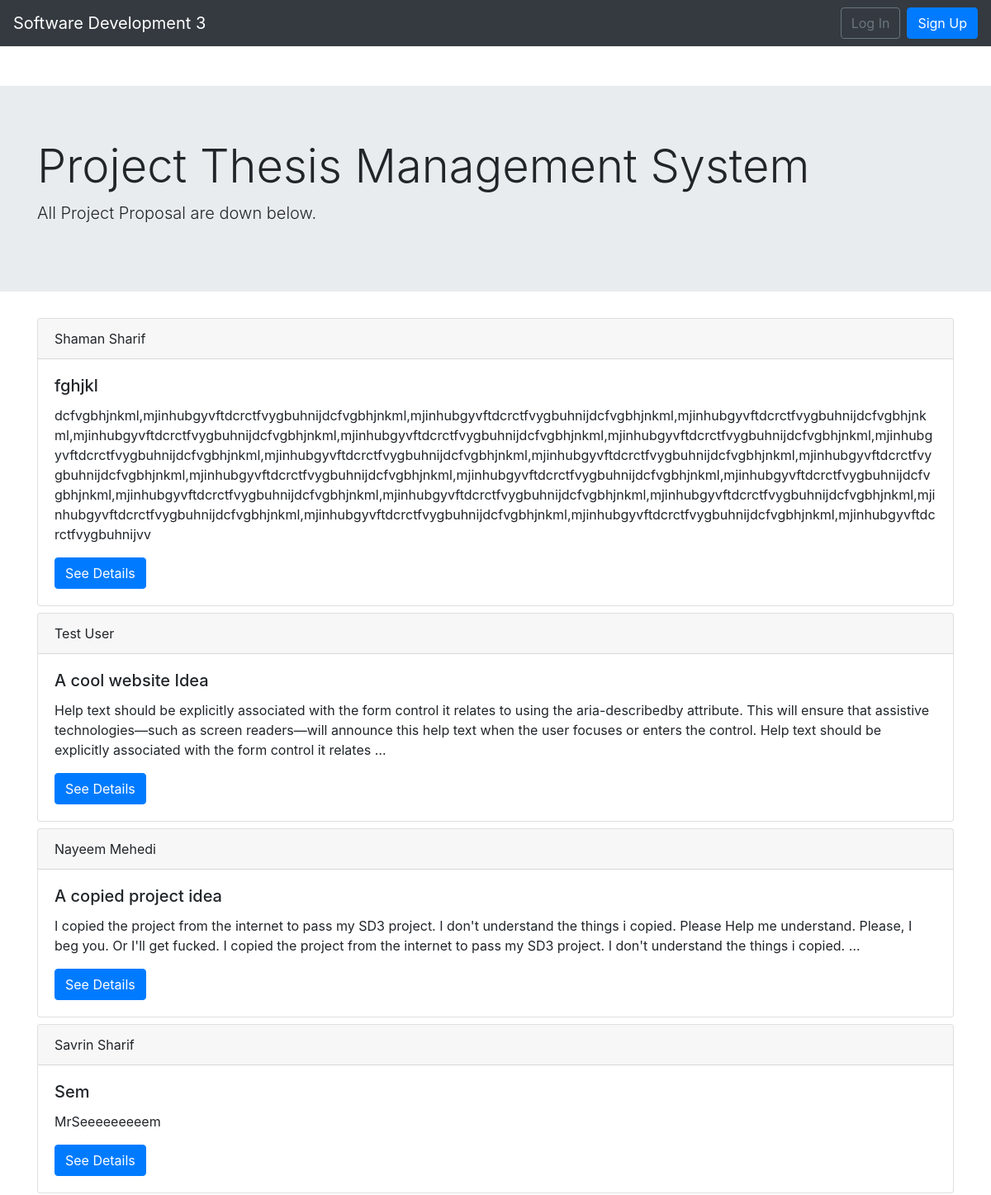
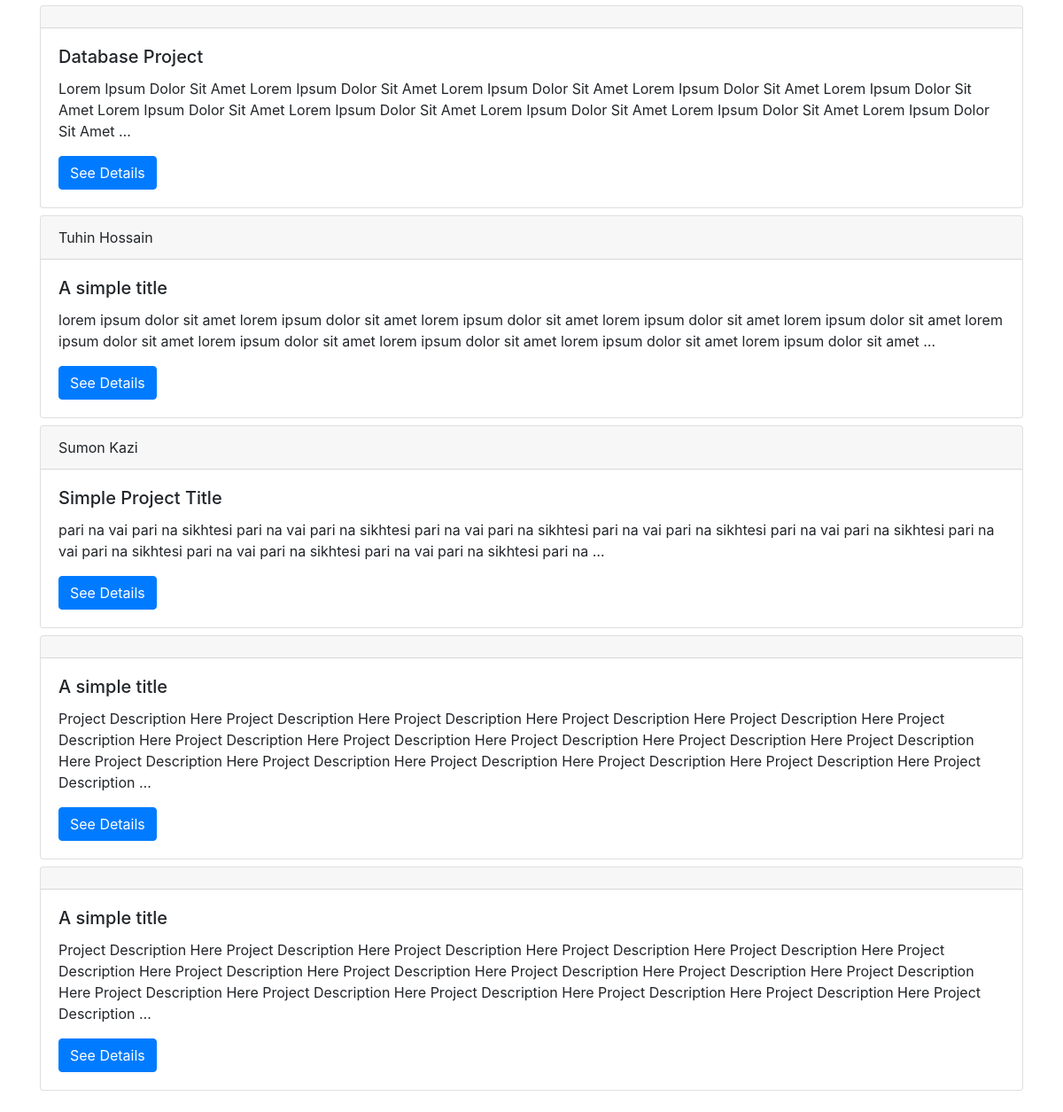
/teacher/ (upper part), run on an earlier commit of the app's database (2 pictures, top to bottom).
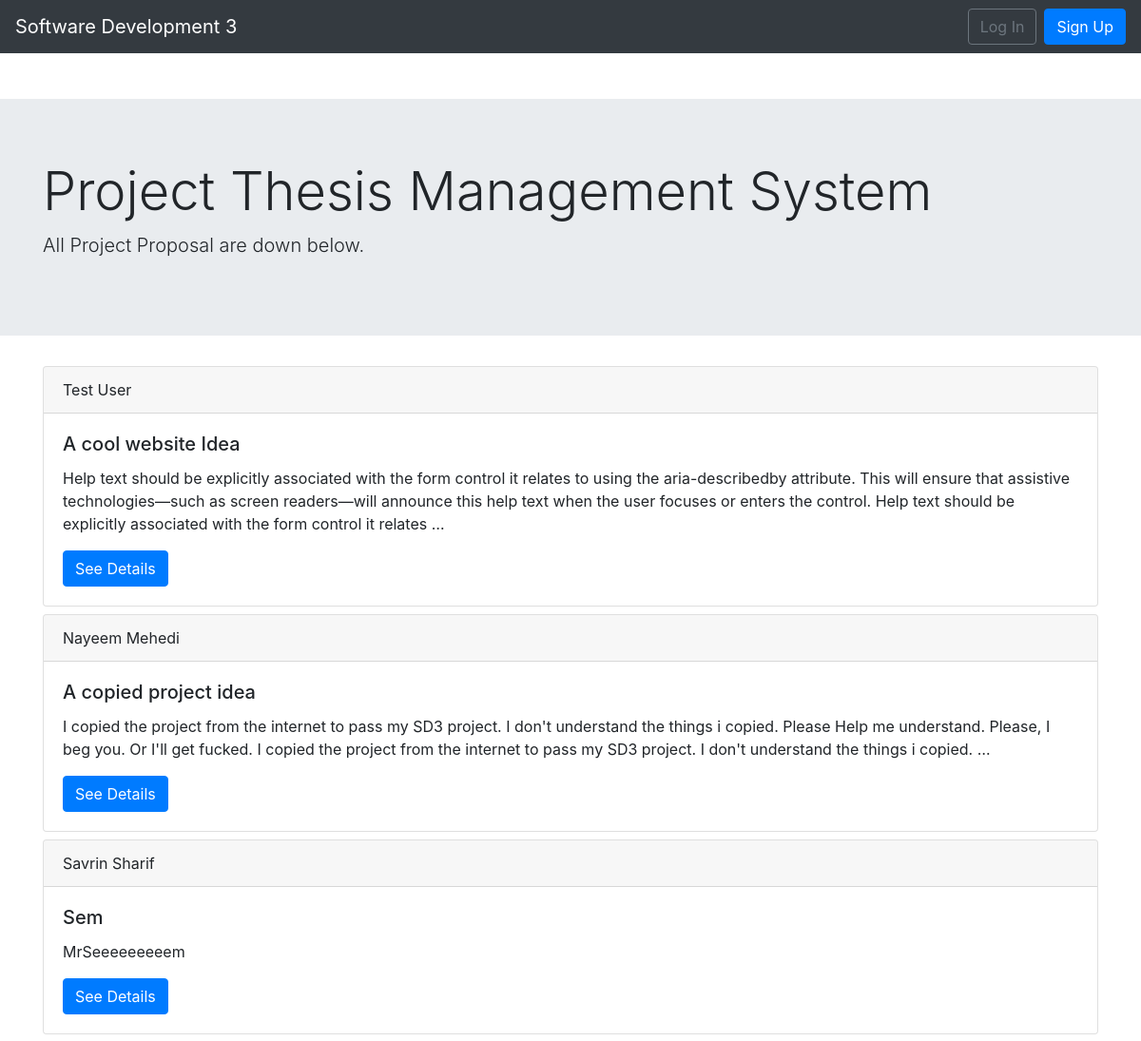
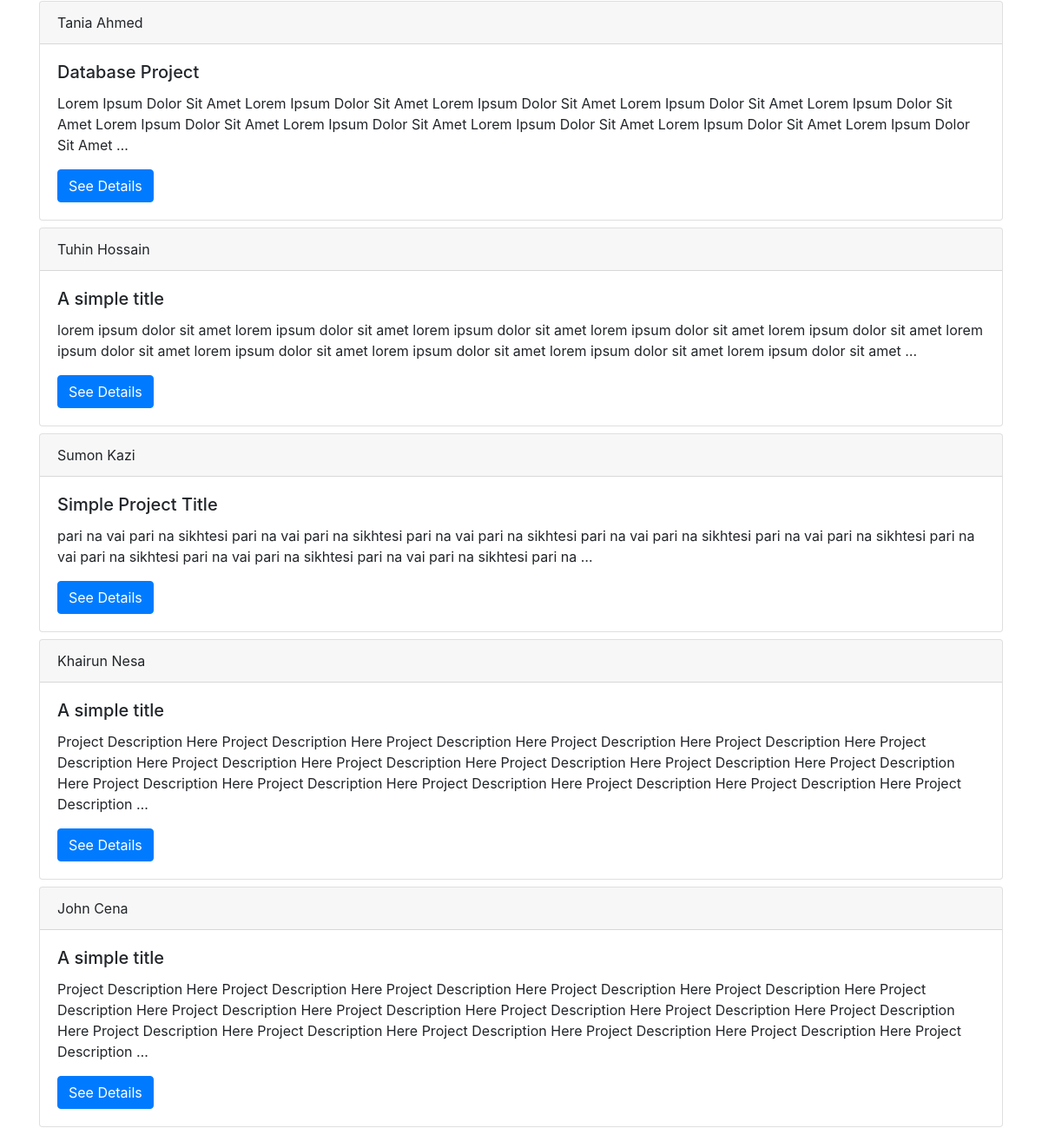
And on a later commit of the database (2 pictures, top to bottom).
### home/models.py (models this page shows, shortened)
class ProjectModel(models.Model):
    student_key = models.OneToOneField(
        'auth.user',
        on_delete=models.CASCADE,
        primary_key=True,
    )
    title = models.CharField(max_length=255)
    subtitle = models.CharField(max_length=255, null=True)
    teacher = models.CharField(
        max_length=255,
        default="",
        null=True,
        blank=True
    )
    description = models.TextField()
    first_def_title = models.CharField(max_length=255, default="Soon")
    first_def_time = models.DateField(null=True, blank=True)
    first_def_desc = models.TextField(default="", null=True, blank=True)
    mid_def_title = models.CharField(max_length=255, default="Soon")
    mid_def_time = models.DateField(null=True, blank=True)
    mid_def_desc = models.TextField(default="", null=True, blank=True)
    final_def_title = models.CharField(max_length=255, default="Soon")
    final_def_time = models.DateField(null=True, blank=True)
    final_def_desc = models.TextField(default="", null=True, blank=True)

### home/views.py (the view)
# urls.py: path('teacher/', TeacherHomeView.as_view(), name='teacher_home'),
class TeacherHomeView(ListView):
    model = ProjectModel
    context_object_name = 'projects'
    template_name = 'teacher/teacher_home.html'

### templates/teacher/teacher_home.html
{% extends 'base.html' %}
{% block content %}
<div class="jumbotron jumbotron-fluid">
    <div class="container">
        <h1 class="display-4">Project Thesis Management System</h1>
        <p class="lead">All Project Proposal are down below.</p>
    </div>
</div>
<div class="container">
    {% for project in projects %}
    <div class="card mb-2">
        <div class="card-header">
            {{ project.student_key.first_name }} {{ project.student_key.last_name }}
        </div>
        <div class="card-body">
            <h5 class="card-title">{{ project.title }}</h5>
            <p class="card-text">{{ project.description|truncatewords:50 }}</p>
            <a href="{% url 'teacher_detail' project.pk %}" class="btn btn-primary">See Details</a>
        </div>
    </div>
    {% endfor %}
</div>
{% endblock content %}

What changed in the data, as far as the page shows it:
removed ProjectModel: student_key.first_name "Shaman", student_key.last_name "Sharif", title "fghjkl", description "dcfvgbhjnkml,mjinhubgyvftdcrctfvygbuhnijdcfvgbhjnkml,mjinhubgyvftdcrctfvygbuhnijdcfvgbhjnkml,mjinhubgyvftdcrctfvygbuhnijdcfvgbhjnkml,mjinhubgyvftdcrctfvygbuhnijdcfvgbhjnkml,mjinhubgyvftdcrctfvygbuhnijdcfvgbhjnkml,mjinhubgyvftdcrctfvygbuhnijdcfvgbhjnkml,mjinhubgyvftdcrctfvygbuhnijdcfvgbhjnkml,mjinhubgyvftdcrctfvygbuhnijdcfvgbhjnkml,mjinhubgyvftdcrctfvygbuhnijdcfvgbhjnkml,mjinhubgyvftdcrctfvygbuhnijdcfvgbhjnkml,mjinhubgyvftdcrctfvygbuhnijdcfvgbhjnkml,mjinhubgyvftdcrctfvygbuhnijdcfvgbhjnkml,mjinhubgyvftdcrctfvygbuhnijdcfvgbhjnkml,mjinhubgyvftdcrctfvygbuhnijdcfvgbhjnkml,mjinhubgyvftdcrctfvygbuhnijdcfvgbhjnkml,mjinhubgyvftdcrctfvygbuhnijdcfvgbhjnkml,mjinhubgyvftdcrctfvygbuhnijdcfvgbhjnkml,mjinhub…"
changed through a linked row, ProjectModel "Database Project": student_key.first_name (not shown) → "Tania"; student_key.last_name (not shown) → "Ahmed"
changed through a linked row, ProjectModel: student_key.first_name (not shown) → "Khairun"; student_key.last_name (not shown) → "Nesa"
changed through a linked row, ProjectModel: student_key.first_name (not shown) → "John"; student_key.last_name (not shown) → "Cena"
